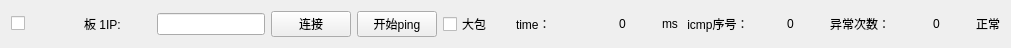
    <widget class="QWidget" name="horizontalLayoutWidget">
     <property name="geometry">
      <rect>
       <x>20</x>
       <y>60</y>
       <width>1011</width>
       <height>31</height>
      </rect>
     </property>
     <layout class="QHBoxLayout" name="horizontalLayout">
      <item>
       <widget class="QCheckBox" name="ip_enable_1">
        <property name="text">
         <string/>
        </property>
       </widget>
      </item>
      <item>
       <widget class="QLabel" name="label_6">
        <property name="text">
         <string>板 1IP:</string>
        </property>
       </widget>
      </item>
      <item>
       <widget class="QLineEdit" name="ip_Text_1">
        <property name="sizePolicy">
         <sizepolicy hsizetype="Fixed" vsizetype="Fixed">
          <horstretch>0</horstretch>
          <verstretch>0</verstretch>
         </sizepolicy>
        </property>
        <property name="alignment">
         <set>Qt::AlignCenter</set>
        </property>
       </widget>
      </item>
      <item>
       <widget class="QPushButton" name="m_pBtnConnect_1">
        <property name="text">
         <string>连接</string>
        </property>
       </widget>
      </item>
      <item>
       <widget class="QPushButton" name="pingButton_1">
        <property name="text">
         <string>开始ping</string>
        </property>
       </widget>
      </item>
      <item>
       <widget class="QCheckBox" name="bigpack_1">
        <property name="text">
         <string>大包</string>
        </property>
       </widget>
      </item>
      <item>
       <widget class="QLabel" name="label_5">
        <property name="text">
         <string>time：</string>
        </property>
       </widget>
      </item>
      <item>
       <widget class="QLabel" name="time_val_1">
        <property name="text">
         <string>0</string>
        </property>
        <property name="alignment">
         <set>Qt::AlignCenter</set>
        </property>
       </widget>
      </item>
      <item>
       <widget class="QLabel" name="label_2">
        <property name="sizePolicy">
         <sizepolicy hsizetype="Fixed" vsizetype="Preferred">
          <horstretch>0</horstretch>
          <verstretch>0</verstretch>
         </sizepolicy>
        </property>
        <property name="text">
         <string>ms</string>
        </property>
       </widget>
      </item>
      <item>
       <widget class="QLabel" name="label_4">
        <property name="text">
         <string> icmp序号：</string>
        </property>
       </widget>
      </item>
      <item>
       <widget class="QLabel" name="icmp_count_1">
        <property name="text">
         <string>0</string>
        </property>
        <property name="alignment">
         <set>Qt::AlignCenter</set>
        </property>
       </widget>
      </item>
      <item>
       <widget class="QLabel" name="error_text">
        <property name="text">
         <string>异常次数：</string>
        </property>
       </widget>
      </item>
      <item>
       <widget class="QLabel" name="error_count_1">
        <property name="text">
         <string>0</string>
        </property>
        <property name="alignment">
         <set>Qt::AlignCenter</set>
        </property>
       </widget>
      </item>
      <item>
       <widget class="QLabel" name="status_led_1">
        <property name="sizePolicy">
         <sizepolicy hsizetype="Fixed" vsizetype="Fixed">
          <horstretch>10</horstretch>
          <verstretch>10</verstretch>
         </sizepolicy>
        </property>
        <property name="text">
         <string>正常</string>
        </property>
       </widget>
      </item>
     </layout>
    </widget>
